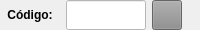
              <widget class="QWidget" name="widget" native="true">
               <property name="minimumSize">
                <size>
                 <width>0</width>
                 <height>25</height>
                </size>
               </property>
               <property name="maximumSize">
                <size>
                 <width>16777215</width>
                 <height>30</height>
                </size>
               </property>
               <layout class="QHBoxLayout" name="horizontalLayout_8">
                <property name="spacing">
                 <number>6</number>
                </property>
                <property name="leftMargin">
                 <number>0</number>
                </property>
                <property name="topMargin">
                 <number>0</number>
                </property>
                <property name="rightMargin">
                 <number>0</number>
                </property>
                <property name="bottomMargin">
                 <number>0</number>
                </property>
                <item>
                 <widget class="QLabel" name="label_54">
                  <property name="minimumSize">
                   <size>
                    <width>60</width>
                    <height>0</height>
                   </size>
                  </property>
                  <property name="maximumSize">
                   <size>
                    <width>60</width>
                    <height>16777215</height>
                   </size>
                  </property>
                  <property name="font">
                   <font>
                    <pointsize>9</pointsize>
                    <weight>75</weight>
                    <bold>true</bold>
                   </font>
                  </property>
                  <property name="text">
                   <string>Código:</string>
                  </property>
                  <property name="alignment">
                   <set>Qt::AlignCenter</set>
                  </property>
                 </widget>
                </item>
                <item>
                 <widget class="QLineEdit" name="line_Codigo_Manu">
                  <property name="sizePolicy">
                   <sizepolicy hsizetype="Preferred" vsizetype="Preferred">
                    <horstretch>0</horstretch>
                    <verstretch>0</verstretch>
                   </sizepolicy>
                  </property>
                  <property name="minimumSize">
                   <size>
                    <width>60</width>
                    <height>0</height>
                   </size>
                  </property>
                  <property name="maximumSize">
                   <size>
                    <width>80</width>
                    <height>16777215</height>
                   </size>
                  </property>
                  <property name="font">
                   <font>
                    <pointsize>9</pointsize>
                   </font>
                  </property>
                  <property name="styleSheet">
                   <string notr="true">background-color: rgb(255, 255, 255);</string>
                  </property>
                  <property name="alignment">
                   <set>Qt::AlignCenter</set>
                  </property>
                 </widget>
                </item>
                <item>
                 <widget class="QPushButton" name="btn_Lupa_Prod">
                  <property name="sizePolicy">
                   <sizepolicy hsizetype="Preferred" vsizetype="Preferred">
                    <horstretch>0</horstretch>
                    <verstretch>0</verstretch>
                   </sizepolicy>
                  </property>
                  <property name="minimumSize">
                   <size>
                    <width>30</width>
                    <height>0</height>
                   </size>
                  </property>
                  <property name="maximumSize">
                   <size>
                    <width>30</width>
                    <height>16777215</height>
                   </size>
                  </property>
                  <property name="font">
                   <font>
                    <pointsize>9</pointsize>
                    <weight>75</weight>
                    <bold>true</bold>
                   </font>
                  </property>
                  <property name="cursor">
                   <cursorShape>PointingHandCursor</cursorShape>
                  </property>
                  <property name="layoutDirection">
                   <enum>Qt::LeftToRight</enum>
                  </property>
                  <property name="autoFillBackground">
                   <bool>false</bool>
                  </property>
                  <property name="styleSheet">
                   <string notr="true">background-color: rgb(141, 141, 141);</string>
                  </property>
                  <property name="text">
                   <string/>
                  </property>
                  <property name="icon">
                   <iconset>
                    <normaloff>../arquivos/icones/lupa.png</normaloff>../arquivos/icones/lupa.png</iconset>
                  </property>
                  <property name="iconSize">
                   <size>
                    <width>20</width>
                    <height>20</height>
                   </size>
                  </property>
                  <property name="checkable">
                   <bool>false</bool>
                  </property>
                  <property name="autoDefault">
                   <bool>false</bool>
                  </property>
                  <property name="default">
                   <bool>false</bool>
                  </property>
                  <property name="flat">
                   <bool>false</bool>
                  </property>
                 </widget>
                </item>
                <item>
                 <widget class="QLabel" name="label_15">
                  <property name="text">
                   <string/>
                  </property>
                 </widget>
                </item>
               </layout>
              </widget>
